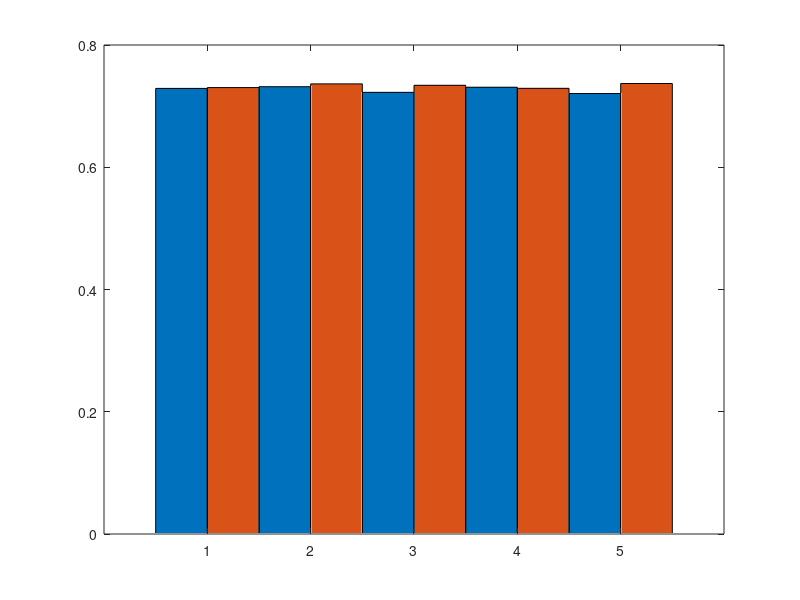

This figure's MATLAB source: (Note: this script raises an error after producing the figure.)
%%%% making plots for comparisions between doubly stochastic and regular affinity matrices (Fig 1)
%% Refer running_doubly_vs_regular (Fig1).m for generating loading files

addpath(genpath(pwd))


% load the saved file (See running_doubly_vs_regular (Fig1).m for generating this file)
load('doubly_vs_reg_case1_1028.mat')


mean_val=[mean(nnnmi_r)',mean(nnnmi_d)']; std_val=[std(nnnmi_r)',std(nnnmi_d)'];

%% k=14
mean_val1=mean_val(3:11:55,:); std_val1=std_val(3:11:55,:);

clf
ax=axes;
h = bar(mean_val1,'BarWidth',1);
% Properties of the bar graph as required
ax.YGrid = 'on';
ax.GridLineStyle = '-';
xticklabels({'1', '1.25','1.5','1.75','2'});

% X and Y labels
xlabel ('\sigma');
ylabel ('NMI');
title('k=14');

% Creating a legend and placing it outside the bar plot
lg = legend('Regular','Doubly stochastic','AutoUpdate','off');
lg.Location = 'BestOutside';
lg.Orientation = 'Horizontal';
hold on;

% Finding the number of groups and the number of bars in each group
ngroups = size(mean_val1, 1);
nbars = size(mean_val1, 2);

% Calculating the width for each bar group
groupwidth = min(0.8, nbars/(nbars + 1.5));
% Set the position of each error bar in the centre of the main bar
% Based on barweb.m by Bolu Ajiboye from MATLAB File Exchange
for iii=1:(nbars)
    errorbar([(1:ngroups)-groupwidth/2+(2*iii-1)*groupwidth/(2*nbars)], mean_val1(:,iii), std_val1(:,iii), 'k', 'linestyle', 'none', 'linewidth',2);
end
ylim([0.5 max(max(mean_val1))+0.1])
set(gca,'FontSize', 15)
print -depsc bargraph_case1_14


%% k=20
mean_val1=mean_val(6:11:55,:); std_val1=std_val(6:11:55,:);
clf
ax=axes;
h = bar(mean_val1,'BarWidth',1);
% Properties of the bar graph as required
ax.YGrid = 'on';
ax.GridLineStyle = '-';
%xticks(ax,15);
% Naming each of the bar groups
xticklabels({'1', '1.25','1.5','1.75','2'});

% X and Y labels
xlabel ('\sigma');
ylabel ('NMI');
title('k=20');
% Creating a legend and placing it outside the bar plot
lg = legend('Regular','Doubly stochastic','AutoUpdate','off');
lg.Location = 'BestOutside';
lg.Orientation = 'Horizontal';
hold on;
% Finding the number of groups and the number of bars in each group
ngroups = size(mean_val1, 1);
nbars = size(mean_val1, 2);
% Calculating the width for each bar group
groupwidth = min(0.8, nbars/(nbars + 1.5));
% Set the position of each error bar in the centre of the main bar
% Based on barweb.m by Bolu Ajiboye from MATLAB File Exchange
for iii=1:(nbars)
    errorbar([(1:ngroups)-groupwidth/2+(2*iii-1)*groupwidth/(2*nbars)], mean_val1(:,iii), std_val1(:,iii), 'k', 'linestyle', 'none', 'linewidth',2);
end
ylim([0.5 max(max(mean_val1))+0.1])
set(gca,'FontSize', 15)

print -depsc bargraph_case1_20



